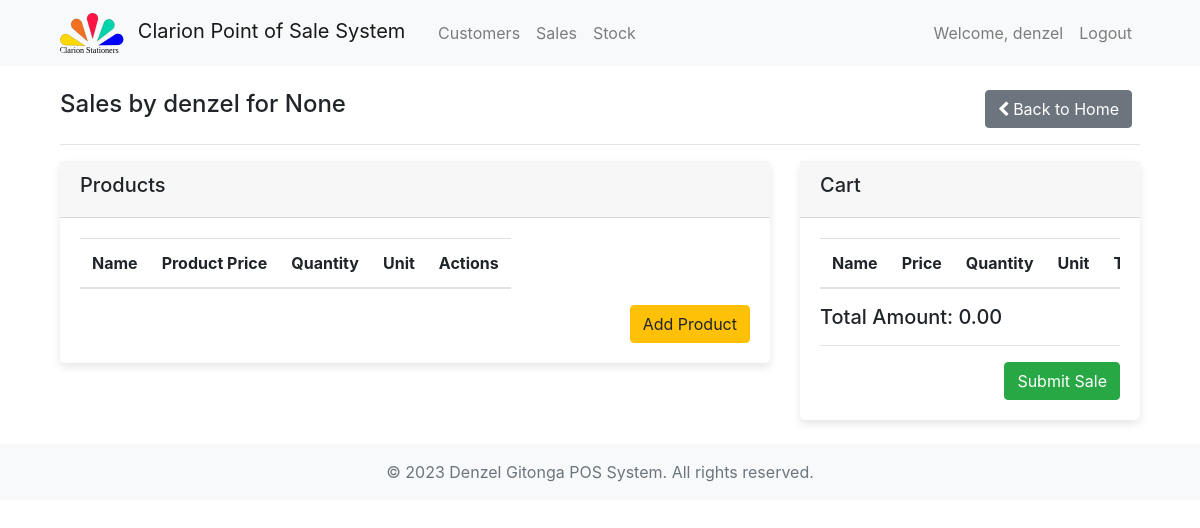
The page /sales/ (signed in) on the database its author committed.
### accounts/models.py (models this page shows, shortened)
class User(AbstractBaseUser, PermissionsMixin):
    username = models.CharField(max_length=255, unique=True)
    email = models.EmailField(max_length=255, unique=True)
    store = models.ForeignKey(Store, on_delete=models.CASCADE, related_name='stores', null=True, blank=True)
    phone_number = models.CharField(max_length=20, blank=True, null=True)
    full_name = models.CharField(max_length=255, blank=True, null=True)
    is_staff = models.BooleanField(default=False)
    is_active = models.BooleanField(default=True)
    groups = models.ManyToManyField(
        'auth.Group',
        blank=True,
        related_name='myuser_set',
        related_query_name='user',
    )
    user_permissions = models.ManyToManyField(
        'auth.Permission',
        blank=True,
        related_name='myuser_set',
        related_query_name='user',
    )
    objects = UserManager()
    USERNAME_FIELD = 'username'
    REQUIRED_FIELDS = ['email']

### sales/views.py (the view)
# urls.py: path('', views.sales_view, name="sales"),
@login_required(login_url='accounts:login')
def sales_view(request):
    products = Product.objects.all()
    customers = Customer.objects.all()
    units = SaleItem._meta.get_field('unit').choices
    product_json = []
    context = {
        'page_title': "Point of Sale",
        'products': products,
        'customers': customers,
        'units': units,
        'product_json': json.dumps(product_json)
    }
    return render(request, 'sales/sales.html', context)

### templates/sales/sales.html (shortened to what this page needs)
{% extends 'common/base.html' %}
{% load static %}
{% block content %}
<div class="container">
    <div class="row">
        <div class="col-md-9">
            <h4>Sales by {{ request.user.username }} for {{ request.user.store }}</h4>
        </div>
        <div class="col-md-3 text-right">
            <a class="btn btn-secondary rounded mr-2" href="{% url 'accounts:home' %}">
                <i class="fa fa-chevron-left mr-1"></i>Back to Home
            </a>
        </div>
    </div>
    <hr>
    <div class="row">
        <div class="col-md-8">
            <div class="card">
            <div class="card-header">
                <h5>Products</h5>
            </div>
            <div class="card-body">
                <table class="table table-striped table-responsive">
                <thead>
                    <tr>
                    <th>Name</th>
                    <th>Product Price</th>
                    <th>Quantity</th>
                    <th>Unit</th>
                    <th>Actions</th>
                    </tr>
                </thead>
                </table>
                <div class="text-right">
                <button class="btn btn-warning" id="add-product-button" onclick="addProductEntry()">Add Product</button>
                </div>
            </div>
            </div>
        </div>
        <div class="col-md-4">
            <div class="card">
                <div class="card-header">
                    <h5>Cart</h5>
                </div>
                <div class="card-body">
                    <table class="table table-striped table-responsive">
                        <thead>
                            <tr>
                                <th>Name</th>
                                <th>Price</th>
                                <th>Quantity</th>
                                <th>Unit</th>
                                <th>Total</th>
                            </tr>
                        </thead>
                    </table>
                    <h5>Total Amount: <span id="total-amount">0.00</span></h5>
                    <hr>
                    <div class="text-right">
                        <button class="btn btn-success" data-toggle="modal" data-target="#saleModal">Submit Sale</button>
                    </div>
                </div>
            </div>
        </div>
    </div>
</div>
{% endblock %}

### templates/common/header.html (shortened to what this page needs)
{% load static %}
<header>
  <nav class="navbar navbar-expand-lg navbar-light bg-light">
      <div class="container">
        {% if user.is_authenticated and user.is_superuser %}
          <a class="navbar-brand col-md-2" href="{% url 'admin_dashboard:dashboard' %}">
              <img src="{% static 'images/logos/clarion_logo.svg' %}" alt="Logo" height="40" class="mr-2 rounded">
              Clarion Point of Sale System
          </a>
        {% endif %}
          <div class="collapse navbar-collapse justify-content-between col-md-8" id="navbarNav">
            {% if user.is_authenticated %}
              {% if user.is_superuser %}
                <ul class="navbar-nav">
                <li class="nav-item">
                  <a class="nav-link" href="{% url 'inventory:customers_list' %}">Customers</a>
                </li>
                <li class="nav-item">
                  <a class="nav-link" href="{% url 'sales:sales_list' %}">Sales</a>
                </li>
                <li class="nav-item">
                  <a class="nav-link" href="{% url 'inventory:store_stock' %}">Stock</a>
                </li>
                </ul>
                <ul class="navbar-nav ml-auto">
                  <li class="nav-item">
                    <a class="nav-link" href="#">
                      Welcome, {{ user.username }}
                    </a>
                  </li>
                  <li class="nav-item">
                    <a class="nav-link" href="{% url 'accounts:logout' %}">Logout</a>
                  </li>
                </ul>
              {% endif %}
            {% endif %}
          </div>
      </div>
  </nav>
</header>

### static/custom_css/styles.css (style rules this page uses)
.card { box-shadow: 0px 4px 8px rgba(0, 0, 0, 0.1); border: none; transition: 0.3s; border-radius: 5px; }

### rows shown on the page
User: username "denzel", user.username "denzel", user.store "None"
